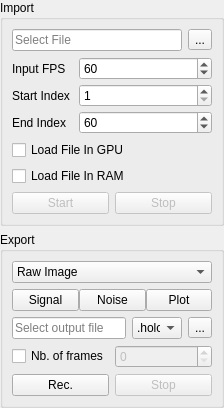
       <widget class="holovibes::gui::Frame" name="ImportExportFrame">
        <property name="sizePolicy">
         <sizepolicy hsizetype="Preferred" vsizetype="Preferred">
          <horstretch>0</horstretch>
          <verstretch>0</verstretch>
         </sizepolicy>
        </property>
        <property name="minimumSize">
         <size>
          <width>0</width>
          <height>0</height>
         </size>
        </property>
        <property name="maximumSize">
         <size>
          <width>221</width>
          <height>16777215</height>
         </size>
        </property>
        <property name="baseSize">
         <size>
          <width>0</width>
          <height>0</height>
         </size>
        </property>
        <layout class="QVBoxLayout" name="verticalLayout_4">
         <property name="leftMargin">
          <number>0</number>
         </property>
         <property name="topMargin">
          <number>0</number>
         </property>
         <property name="rightMargin">
          <number>0</number>
         </property>
         <property name="bottomMargin">
          <number>0</number>
         </property>
         <item>
          <widget class="holovibes::gui::ImportPanel" name="ImportPanel">
           <property name="sizePolicy">
            <sizepolicy hsizetype="Fixed" vsizetype="Preferred">
             <horstretch>1</horstretch>
             <verstretch>0</verstretch>
            </sizepolicy>
           </property>
           <property name="minimumSize">
            <size>
             <width>210</width>
             <height>0</height>
            </size>
           </property>
           <property name="maximumSize">
            <size>
             <width>252</width>
             <height>16777215</height>
            </size>
           </property>
           <property name="baseSize">
            <size>
             <width>210</width>
             <height>0</height>
            </size>
           </property>
           <property name="toolTip">
            <string notr="true"/>
           </property>
           <property name="toolTipDuration">
            <number>-1</number>
           </property>
           <property name="title">
            <string>Import</string>
           </property>
           <property name="flat">
            <bool>false</bool>
           </property>
           <layout class="QVBoxLayout" name="verticalLayout_6">
            <property name="spacing">
             <number>6</number>
            </property>
            <property name="sizeConstraint">
             <enum>QLayout::SetNoConstraint</enum>
            </property>
            <property name="leftMargin">
             <number>9</number>
            </property>
            <property name="topMargin">
             <number>9</number>
            </property>
            <property name="rightMargin">
             <number>9</number>
            </property>
            <property name="bottomMargin">
             <number>9</number>
            </property>
            <item>
             <layout class="QHBoxLayout" name="horizontalLayout_17">
              <item>
               <widget class="holovibes::gui::Drag_drop_lineedit" name="ImportPathLineEdit">
                <property name="enabled">
                 <bool>true</bool>
                </property>
                <property name="acceptDrops">
                 <bool>true</bool>
                </property>
                <property name="text">
                 <string/>
                </property>
                <property name="dragEnabled">
                 <bool>false</bool>
                </property>
                <property name="readOnly">
                 <bool>true</bool>
                </property>
                <property name="placeholderText">
                 <string>Select File</string>
                </property>
               </widget>
              </item>
              <item>
               <widget class="QToolButton" name="InputBrowseToolButton">
                <property name="acceptDrops">
                 <bool>true</bool>
                </property>
                <property name="toolTip">
                 <string>The .holo file to use instead of a camera</string>
                </property>
                <property name="text">
                 <string>...</string>
                </property>
                <property name="shortcut">
                 <string>Ctrl+O</string>
                </property>
               </widget>
              </item>
             </layout>
            </item>
            <item>
             <layout class="QGridLayout" name="gridLayout_12">
              <property name="horizontalSpacing">
               <number>9</number>
              </property>
              <property name="verticalSpacing">
               <number>4</number>
              </property>
              <item row="1" column="0">
               <widget class="QLabel" name="ImportStartIndexLabel">
                <property name="toolTip">
                 <string>The frame to start reading at</string>
                </property>
                <property name="text">
                 <string>Start Index</string>
                </property>
                <property name="alignment">
                 <set>Qt::AlignLeading|Qt::AlignLeft|Qt::AlignVCenter</set>
                </property>
               </widget>
              </item>
              <item row="1" column="1">
               <widget class="QSpinBox" name="ImportStartIndexSpinBox">
                <property name="enabled">
                 <bool>true</bool>
                </property>
                <property name="sizePolicy">
                 <sizepolicy hsizetype="Expanding" vsizetype="Fixed">
                  <horstretch>0</horstretch>
                  <verstretch>0</verstretch>
                 </sizepolicy>
                </property>
                <property name="minimum">
                 <number>1</number>
                </property>
                <property name="maximum">
                 <number>2100000000</number>
                </property>
                <property name="value">
                 <number>1</number>
                </property>
               </widget>
              </item>
              <item row="2" column="1">
               <widget class="QSpinBox" name="ImportEndIndexSpinBox">
                <property name="enabled">
                 <bool>true</bool>
                </property>
                <property name="sizePolicy">
                 <sizepolicy hsizetype="Expanding" vsizetype="Fixed">
                  <horstretch>0</horstretch>
                  <verstretch>0</verstretch>
                 </sizepolicy>
                </property>
                <property name="minimum">
                 <number>1</number>
                </property>
                <property name="maximum">
                 <number>2100000000</number>
                </property>
                <property name="value">
                 <number>60</number>
                </property>
               </widget>
              </item>
              <item row="0" column="1">
               <widget class="QSpinBox" name="ImportInputFpsSpinBox">
                <property name="enabled">
                 <bool>true</bool>
                </property>
                <property name="sizePolicy">
                 <sizepolicy hsizetype="Expanding" vsizetype="Fixed">
                  <horstretch>0</horstretch>
                  <verstretch>0</verstretch>
                 </sizepolicy>
                </property>
                <property name="toolTip">
                 <string/>
                </property>
                <property name="minimum">
                 <number>1</number>
                </property>
                <property name="maximum">
                 <number>2100000000</number>
                </property>
                <property name="value">
                 <number>60</number>
                </property>
               </widget>
              </item>
              <item row="2" column="0">
               <widget class="QLabel" name="ImportEndIndexLabel">
                <property name="toolTip">
                 <string>The frame to stop reading at</string>
                </property>
                <property name="text">
                 <string>End Index</string>
                </property>
                <property name="alignment">
                 <set>Qt::AlignLeading|Qt::AlignLeft|Qt::AlignVCenter</set>
                </property>
               </widget>
              </item>
              <item row="0" column="0">
               <widget class="QLabel" name="ImportFpsLabel">
                <property name="toolTip">
                 <string>The number of images that will be read per second</string>
                </property>
                <property name="text">
                 <string>Input FPS</string>
                </property>
                <property name="alignment">
                 <set>Qt::AlignLeading|Qt::AlignLeft|Qt::AlignVCenter</set>
                </property>
               </widget>
              </item>
             </layout>
            </item>
            <item>
             <widget class="QCheckBox" name="LoadFileInGpuCheckBox">
              <property name="toolTip">
               <string>Allows much higher FPS. Requires high GPU DRAM.</string>
              </property>
              <property name="layoutDirection">
               <enum>Qt::LeftToRight</enum>
              </property>
              <property name="locale">
               <locale language="French" country="France"/>
              </property>
              <property name="text">
               <string>Load File In GPU</string>
              </property>
             </widget>
            </item>
            <item>
             <widget class="QCheckBox" name="LoadFileInRamCheckBox">
              <property name="toolTip">
               <string>Allows much higher FPS. Requires high RAM.</string>
              </property>
              <property name="layoutDirection">
               <enum>Qt::LeftToRight</enum>
              </property>
              <property name="locale">
               <locale language="French" country="France"/>
              </property>
              <property name="text">
               <string>Load File In RAM</string>
              </property>
             </widget>
            </item>
            <item>
             <layout class="QHBoxLayout" name="horizontalLayout_27">
              <item>
               <widget class="QPushButton" name="ImportStartPushButton">
                <property name="enabled">
                 <bool>false</bool>
                </property>
                <property name="toolTip">
                 <string>Start processing the file</string>
                </property>
                <property name="text">
                 <string>Start</string>
                </property>
                <property name="shortcut">
                 <string>Ctrl+T</string>
                </property>
               </widget>
              </item>
              <item>
               <widget class="QPushButton" name="ImportStopPushButton">
                <property name="enabled">
                 <bool>false</bool>
                </property>
                <property name="toolTip">
                 <string>Stop processing</string>
                </property>
                <property name="text">
                 <string>Stop</string>
                </property>
               </widget>
              </item>
             </layout>
            </item>
           </layout>
          </widget>
         </item>
         <item>
          <widget class="holovibes::gui::ExportPanel" name="ExportPanel">
           <property name="minimumSize">
            <size>
             <width>0</width>
             <height>0</height>
            </size>
           </property>
           <property name="maximumSize">
            <size>
             <width>255</width>
             <height>16777215</height>
            </size>
           </property>
           <property name="baseSize">
            <size>
             <width>0</width>
             <height>0</height>
            </size>
           </property>
           <property name="toolTip">
            <string notr="true"/>
           </property>
           <property name="toolTipDuration">
            <number>-1</number>
           </property>
           <property name="title">
            <string>Export</string>
           </property>
           <property name="flat">
            <bool>false</bool>
           </property>
           <layout class="QGridLayout" name="gridLayout_10">
            <item row="0" column="0">
             <layout class="QHBoxLayout" name="horizontalLayout_9">
              <item>
               <widget class="QComboBox" name="RecordImageModeComboBox">
                <property name="sizePolicy">
                 <sizepolicy hsizetype="Preferred" vsizetype="Fixed">
                  <horstretch>0</horstretch>
                  <verstretch>0</verstretch>
                 </sizepolicy>
                </property>
                <property name="minimumSize">
                 <size>
                  <width>126</width>
                  <height>0</height>
                 </size>
                </property>
                <property name="toolTip">
                 <string>Defines what to record</string>
                </property>
                <item>
                 <property name="text">
                  <string>Raw Image</string>
                 </property>
                </item>
                <item>
                 <property name="text">
                  <string>Processed Image</string>
                 </property>
                </item>
                <item>
                 <property name="text">
                  <string>Chart</string>
                 </property>
                </item>
                <item>
                 <property name="text">
                  <string>Moments</string>
                 </property>
                </item>
                <item>
                 <property name="text">
                  <string>3D Cuts XZ</string>
                 </property>
                </item>
                <item>
                 <property name="text">
                  <string>3D Cuts YZ</string>
                 </property>
                </item>
               </widget>
              </item>
             </layout>
            </item>
            <item row="1" column="0">
             <widget class="QFrame" name="RecordFrame">
              <property name="maximumSize">
               <size>
                <width>200</width>
                <height>250</height>
               </size>
              </property>
              <property name="frameShape">
               <enum>QFrame::NoFrame</enum>
              </property>
              <property name="frameShadow">
               <enum>QFrame::Plain</enum>
              </property>
              <property name="lineWidth">
               <number>2</number>
              </property>
              <layout class="QVBoxLayout" name="recordLayout">
               <property name="spacing">
                <number>6</number>
               </property>
               <property name="leftMargin">
                <number>0</number>
               </property>
               <property name="topMargin">
                <number>0</number>
               </property>
               <property name="rightMargin">
                <number>0</number>
               </property>
               <property name="bottomMargin">
                <number>0</number>
               </property>
               <item>
                <widget class="QWidget" name="ChartPlotWidget" native="true">
                 <property name="sizePolicy">
                  <sizepolicy hsizetype="Preferred" vsizetype="Preferred">
                   <horstretch>0</horstretch>
                   <verstretch>0</verstretch>
                  </sizepolicy>
                 </property>
                 <property name="minimumSize">
                  <size>
                   <width>0</width>
                   <height>0</height>
                  </size>
                 </property>
                 <property name="maximumSize">
                  <size>
                   <width>210</width>
                   <height>40</height>
                  </size>
                 </property>
                 <layout class="QHBoxLayout" name="horizontalLayout_11">
                  <property name="spacing">
                   <number>0</number>
                  </property>
                  <property name="sizeConstraint">
                   <enum>QLayout::SetDefaultConstraint</enum>
                  </property>
                  <property name="leftMargin">
                   <number>0</number>
                  </property>
                  <property name="topMargin">
                   <number>0</number>
                  </property>
                  <property name="rightMargin">
                   <number>0</number>
                  </property>
                  <property name="bottomMargin">
                   <number>0</number>
                  </property>
                  <item>
                   <widget class="QPushButton" name="ChartSignalPushButton">
                    <property name="text">
                     <string>Signal</string>
                    </property>
                   </widget>
                  </item>
                  <item>
                   <widget class="QPushButton" name="ChartNoisePushButton">
                    <property name="text">
                     <string>Noise</string>
                    </property>
                   </widget>
                  </item>
                  <item>
                   <widget class="QPushButton" name="ChartPlotPushButton">
                    <property name="text">
                     <string>Plot</string>
                    </property>
                   </widget>
                  </item>
                 </layout>
                </widget>
               </item>
               <item>
                <layout class="QHBoxLayout" name="outputFileSelectionLayout">
                 <property name="spacing">
                  <number>6</number>
                 </property>
                 <item>
                  <widget class="holovibes::gui::Drag_drop_lineedit" name="OutputFilePathLineEdit">
                   <property name="inputMask">
                    <string/>
                   </property>
                   <property name="text">
                    <string/>
                   </property>
                   <property name="dragEnabled">
                    <bool>false</bool>
                   </property>
                   <property name="readOnly">
                    <bool>true</bool>
                   </property>
                   <property name="placeholderText">
                    <string>Select output file</string>
                   </property>
                  </widget>
                 </item>
                 <item>
                  <widget class="QComboBox" name="RecordExtComboBox">
                   <property name="maximumSize">
                    <size>
                     <width>50</width>
                     <height>16777215</height>
                    </size>
                   </property>
                   <property name="toolTip">
                    <string>The extension of the file; also defines the format of the recording</string>
                   </property>
                   <item>
                    <property name="text">
                     <string>.holo</string>
                    </property>
                   </item>
                   <item>
                    <property name="text">
                     <string>.mp4</string>
                    </property>
                   </item>
                   <item>
                    <property name="text">
                     <string>.avi</string>
                    </property>
                   </item>
                   <item>
                    <property name="text">
                     <string>.csv</string>
                    </property>
                   </item>
                   <item>
                    <property name="text">
                     <string>.txt</string>
                    </property>
                   </item>
                  </widget>
                 </item>
                 <item>
                  <widget class="QToolButton" name="OutputFileBrowseToolButton">
                   <property name="text">
                    <string>...</string>
                   </property>
                   <property name="shortcut">
                    <string>Ctrl+S</string>
                   </property>
                  </widget>
                 </item>
                </layout>
               </item>
               <item>
                <layout class="QHBoxLayout" name="numberOfFramesLayout">
                 <item>
                  <widget class="QCheckBox" name="NumberOfFramesCheckBox">
                   <property name="toolTip">
                    <string>Number of frames to record</string>
                   </property>
                   <property name="text">
                    <string>Nb. of frames</string>
                   </property>
                  </widget>
                 </item>
                 <item>
                  <widget class="QSpinBox" name="NumberOfFramesSpinBox">
                   <property name="enabled">
                    <bool>false</bool>
                   </property>
                   <property name="toolTip">
                    <string/>
                   </property>
                   <property name="minimum">
                    <number>0</number>
                   </property>
                   <property name="maximum">
                    <number>8388608</number>
                   </property>
                   <property name="value">
                    <number>0</number>
                   </property>
                  </widget>
                 </item>
                </layout>
               </item>
               <item>
                <layout class="QHBoxLayout" name="recordPushButtonsLayout">
                 <item>
                  <widget class="QPushButton" name="ExportRecPushButton">
                   <property name="toolTip">
                    <string>Start recording</string>
                   </property>
                   <property name="text">
                    <string>Rec.</string>
                   </property>
                   <property name="shortcut">
                    <string>Ctrl+R</string>
                   </property>
                  </widget>
                 </item>
                 <item>
                  <widget class="QPushButton" name="ExportStopPushButton">
                   <property name="enabled">
                    <bool>false</bool>
                   </property>
                   <property name="toolTip">
                    <string>Stop the recording manually</string>
                   </property>
                   <property name="text">
                    <string>Stop</string>
                   </property>
                   <property name="shortcut">
                    <string>Ctrl+R</string>
                   </property>
                  </widget>
                 </item>
                </layout>
               </item>
              </layout>
             </widget>
            </item>
            <item row="2" column="0">
             <spacer name="BottomExportSpacer">
              <property name="orientation">
               <enum>Qt::Vertical</enum>
              </property>
              <property name="sizeHint" stdset="0">
               <size>
                <width>20</width>
                <height>0</height>
               </size>
              </property>
             </spacer>
            </item>
           </layout>
          </widget>
         </item>
        </layout>
       </widget>
